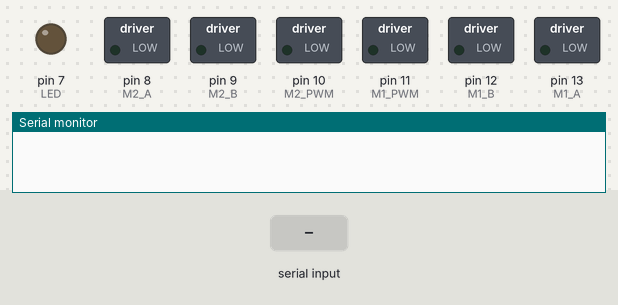
The sketch below on a simulated Arduino Uno, built with avr-gcc and run on an emulated ATmega328P. On the bench: switched loads named in the sketch (green lamp = pin HIGH), output pins drawn as LEDs (lit = HIGH), the last lines printed to the serial monitor. The inputs (shaded band) are chosen by the test bench.

Above: at 1.7 s.
1.8 s: "i" received over Serial
At 2.9 s:
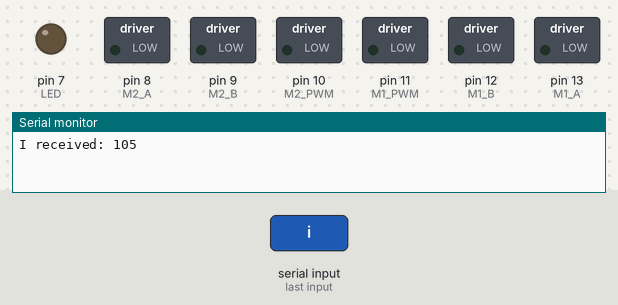
3.3 s: byte 46 (46) received over Serial
At 4.4 s:
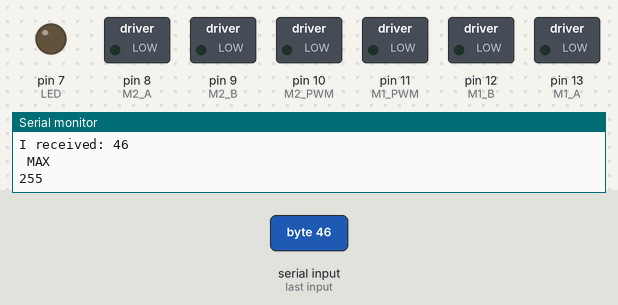
Timing chart, 0 to 6.3 s (numbered marks = the images above; inputs shaded):
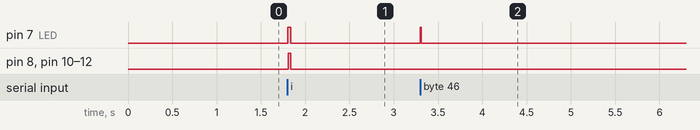

The sketch:

TutorialCarro.ino
```cpp
// Bluetooth-bot v1
// Arduino Robotics unofficial chapter 14
// use Bluetooth Mate serial adapter to receive commands from PC
// Arduino decodes commands into motor movements
// Creates high-speed wireless serial link for robot control using keyboard
// Uses keys "i" = forward, "j" = left, "k" = reverse, and "l" = right
// speed control is also implemented using "," = speed down, "." = speed up, and "/" = max speed.


// L298 motor control variables
int M1_A = 13;
int M1_PWM = 11;
int M1_B = 12;

int M2_A = 8;
int M2_PWM = 10;
int M2_B = 9;


// LED pin attached to Arduino D7
int LED = 7;

// variable to store serial data
int incomingByte = 0;

// variable to store speed value
int speed_val = 255;

//////////////////////////////


void setup(){

  //TCCR2B = TCCR2B & 0b11111000 | 0x01; // change PWM frequency for pins 3 and 11 to 32kHz so there will be no motor whining

  // Start serial monitor at 9,600 bps
  Serial.begin(9600);

  // declare outputs
  pinMode(LED, OUTPUT);

  pinMode(M1_A, OUTPUT);
  pinMode(M1_PWM, OUTPUT);
  pinMode(M1_B, OUTPUT);

  pinMode(M2_A, OUTPUT);
  pinMode(M2_PWM, OUTPUT);
  pinMode(M2_B, OUTPUT);

  // turn motors Off by default
  M1_stop();
  M2_stop();

  delay(500);

}

////////////////////////////////////

void loop(){

  // check for serial data
  if (Serial.available() > 0) {
    // read the incoming byte:
    incomingByte = Serial.read();
    // if available, blink LED and print serial data received.
    digitalWrite(LED, HIGH);
    // say what you got:
    Serial.print("I received: ");
    Serial.println(incomingByte);
    // delay 10 milliseconds to allow serial update time
    delay(10);

    // check incoming byte for direction
    // if byte is equal to "46" or "," - raise speed
    if (incomingByte == 46){
      speed_val = speed_val + 5;
      test_speed();
      Serial.println(speed_val);
    }
    // if byte is equal to "44" or "." - lower speed
    else if (incomingByte == 44){
      speed_val = speed_val - 5;
      test_speed();
      Serial.println(speed_val);
    }
    // if byte is equal to "47" or "/" - max speed
    else if (incomingByte == 47){
      speed_val = 255;
      test_speed();
    }

    // if byte is equal to "105" or "i", go forward
    else if (incomingByte == 105){
      M1_forward(speed_val);
      M2_forward(speed_val);
      delay(25);
    }
    // if byte is equal to "106" or "j", go left
    else if (incomingByte == 106){
      M1_reverse(speed_val);
      M2_forward(speed_val);
      delay(25);
    }
    // if byte is equal to "108" or "l", go right
    else if (incomingByte == 108){
      M1_forward(speed_val);
      M2_reverse(speed_val);
      delay(25);
    }
    // if byte is equal to "107" or "k", go reverse
    else if (incomingByte == 107){
      M1_reverse(speed_val);
      M2_reverse(speed_val);
      delay(25);
    }
    // otherwise, stop both motors
    else {
      M1_stop();
      M2_stop();
    }
  }
  else {
    M1_stop();
    M2_stop();
    digitalWrite(LED, LOW);
  }
}

void test_speed(){
  // constrain speed value to between 0-255
  if (speed_val > 250){
    speed_val = 255;
    Serial.println(" MAX ");
  }
  if (speed_val < 0){
    speed_val = 0;
    Serial.println(" MIN ");
  }
}

/////////// motor functions ////////////////

void M1_reverse(int x){
  digitalWrite(M1_B, LOW);
  digitalWrite(M1_A, HIGH);
  analogWrite(M1_PWM, x);
}

void M1_forward(int x){
  digitalWrite(M1_A, LOW);
  digitalWrite(M1_B, HIGH);
  analogWrite(M1_PWM, x);
}

void M1_stop(){
  digitalWrite(M1_B, LOW);
  digitalWrite(M1_A, LOW);
  digitalWrite(M1_PWM, LOW);
}

void M2_forward(int y){
  digitalWrite(M2_B, LOW);
  digitalWrite(M2_A, HIGH);
  analogWrite(M2_PWM, y);
}

void M2_reverse(int y){
  digitalWrite(M2_A, LOW);
  digitalWrite(M2_B, HIGH);
  analogWrite(M2_PWM, y);
}

void M2_stop(){
  digitalWrite(M2_B, LOW);
  digitalWrite(M2_A, LOW);
  digitalWrite(M2_PWM, LOW);
}
```

Measured:
- after the input at 1.8 s, pin 7 (LED): LOW → HIGH at once, → LOW 0.04 s later; pin 8 (M2_A), pin 10 (M2_PWM), pin 11 (M1_PWM), pin 12 (M1_B): LOW → HIGH at once, → LOW 0.03 s later
- after the input at 3.3 s, pin 7 (LED): LOW → HIGH at once, → LOW 0.01 s later
